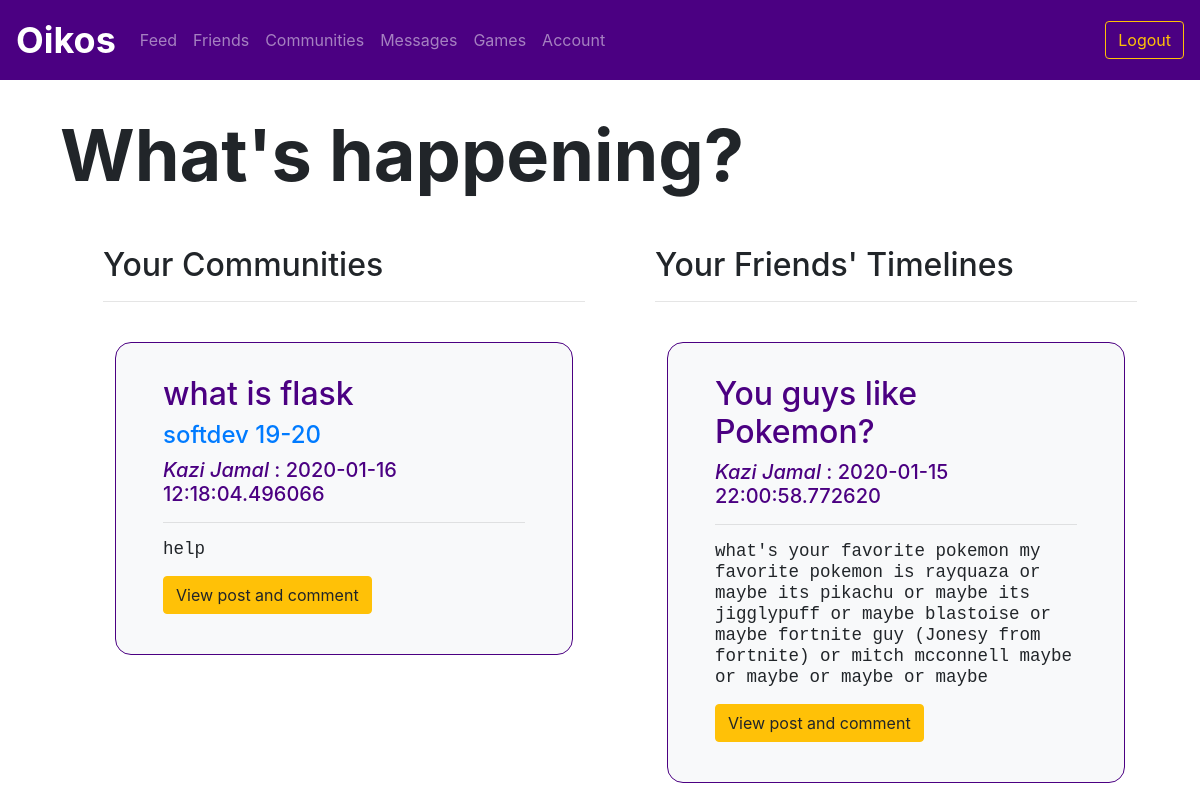
Before: /feed (signed in) with the older database file.
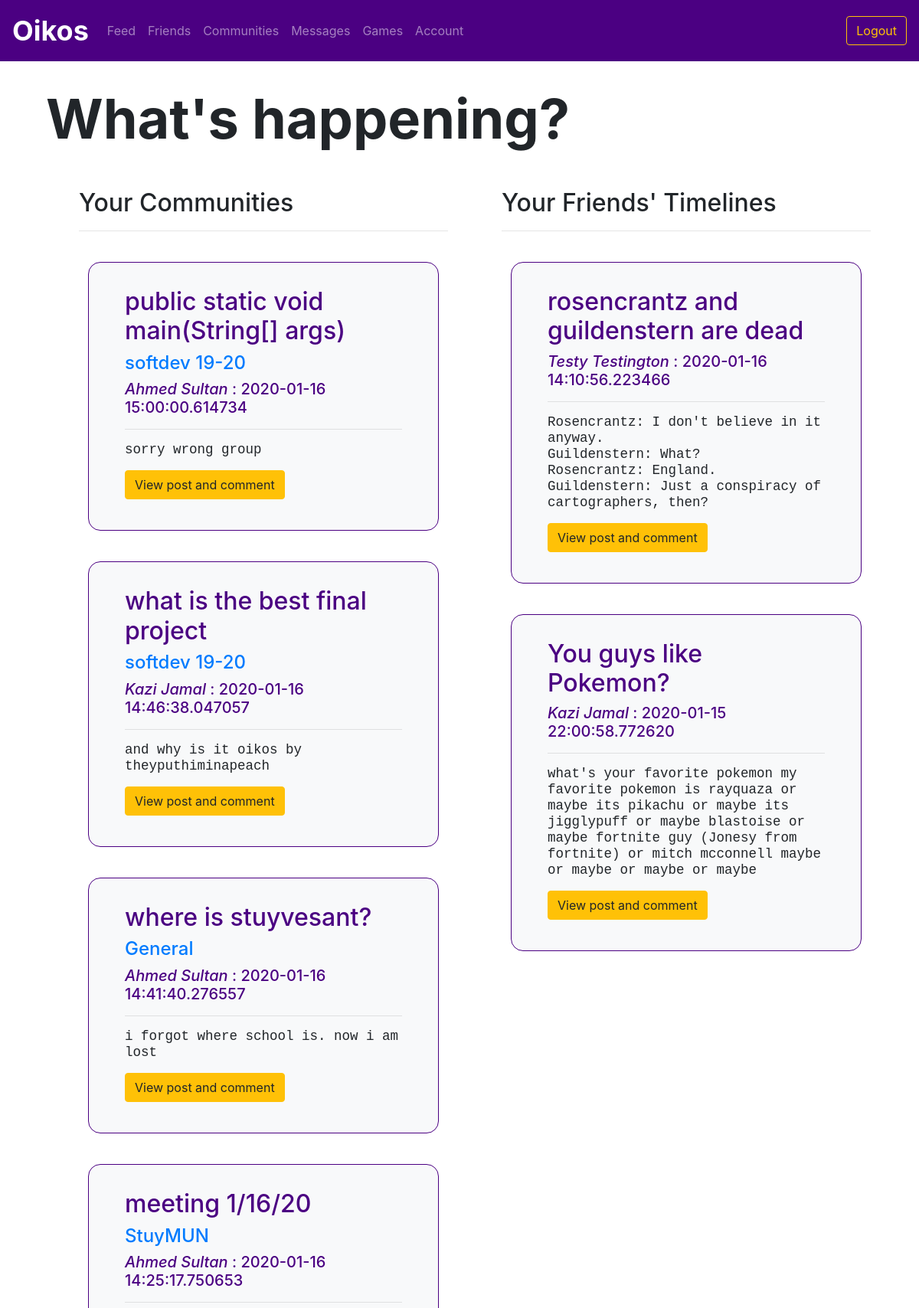
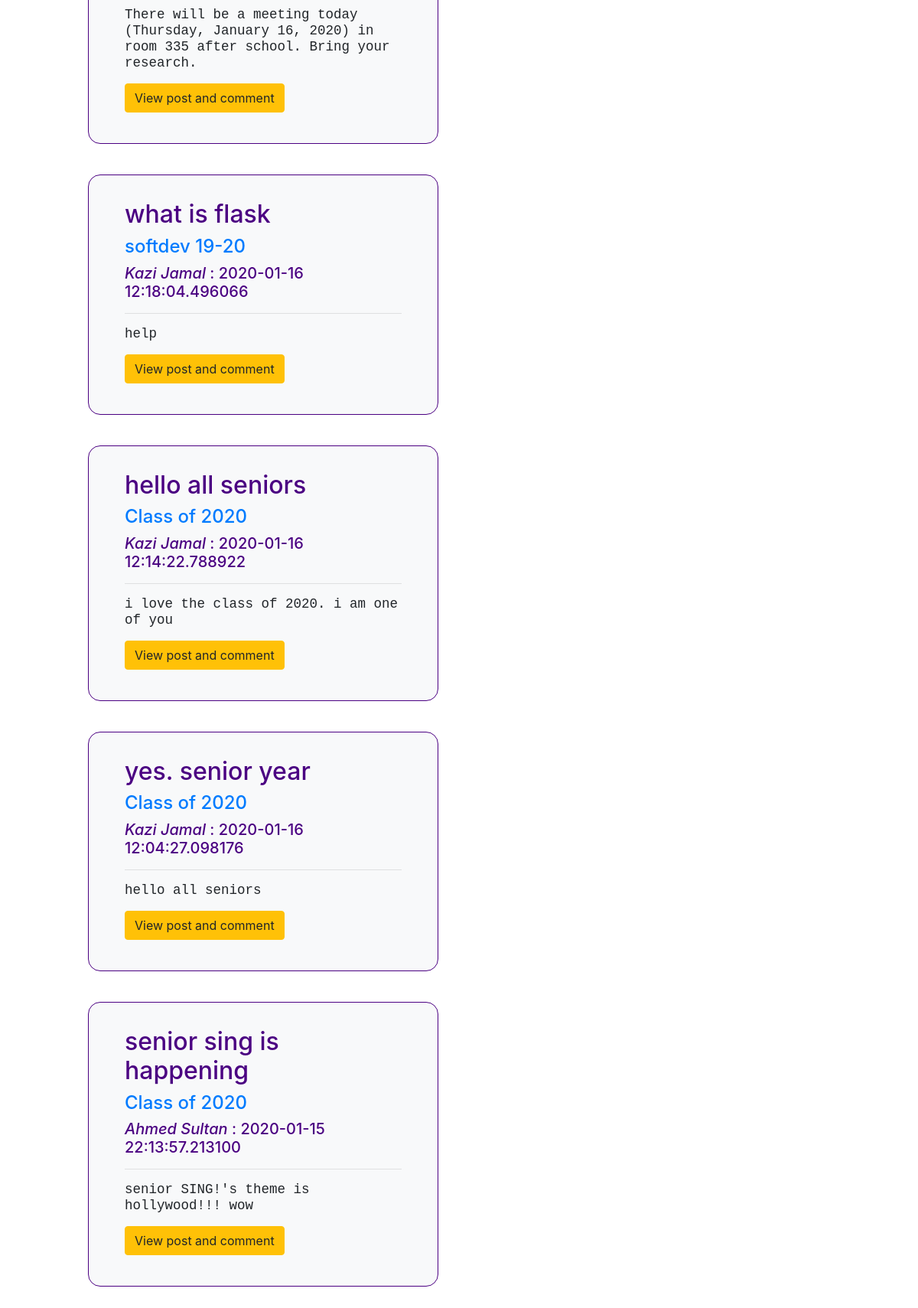
After: the same page with the newer database file (2 pictures, top to bottom).
### utl/models.py (models this page shows)
class Post(db.Model):
    postID = db.Column(db.Integer, primary_key=True)
    communityID = db.Column(db.Integer, nullable=True)
    userID = db.Column(db.Integer, nullable=False)
    title = db.Column(db.Text, nullable=False)
    content = db.Column(db.Text, nullable=False)
    timestamp = db.Column(db.DateTime, nullable=False, default=datetime.utcnow)

class Community(db.Model):
    communityID = db.Column(db.Integer, primary_key=True)
    name = db.Column(db.Text, nullable=False)
    description = db.Column(db.Text, nullable=False)

class User(db.Model):
    userID = db.Column(db.Integer, primary_key=True)
    email = db.Column(db.Text, unique=True, nullable=False)
    password = db.Column(db.Text, nullable=False)
    firstName = db.Column(db.Text, nullable=False)
    lastName = db.Column(db.Text, nullable=False)
    displayName = db.Column(db.Text, nullable=False)
    grade = db.Column(db.Text, nullable=False)

### app.py (the view)
@app.route("/feed")
@login_required
def feed():
    communitypost_data = feedfunctions.getCommunityPosts(session['userID'])
    communityposts = {}
    for post in communitypost_data:
        communityposts[post] = []
        communityposts[post].append(postsfunctions.getCreator(post.postID))
        communityposts[post].append(communitiesfunctions.getCommunity(post.communityID))
    timelinepost_data = feedfunctions.getTimelinePosts(session['userID'])
    timelineposts = {}
    for post in timelinepost_data:
        timelineposts[post] = postsfunctions.getCreator(post.postID)
    return render_template("feed.html", communityposts=communityposts, timelineposts=timelineposts)

### app.py (called while the page is built)
def login_required(f):
    @wraps(f)
    def decorated_function(*args, **kwargs):
        if "userID" not in session:
            return redirect(url_for('login'))
        return f(*args, **kwargs)
    return decorated_function

### utl/communities.py (called while the page is built)
def getCommunity(communityID):
    community = Community.query.filter_by(communityID=communityID).first()
    return community

### utl/feed.py (called while the page is built)
def getCommunityPosts(userID):
    members = Member.query.filter_by(userID=userID).all()
    communityID = []
    for member in members:
        communityID.append(member.communityID)
    posts = Post.query.filter(Post.communityID.in_(communityID)).order_by(Post.timestamp.desc())
    return posts

def getTimelinePosts(userID):
    friends = Friend.query.filter_by(userID=userID)
    friendID = []
    for friend in friends:
        friendID.append(friend.friendID)
    posts = Post.query.filter(Post.communityID==None, Post.userID.in_(friendID)).order_by(Post.timestamp.desc())
    return posts

### utl/posts.py (called while the page is built)
def getCreator(postID):
    post = Post.query.filter_by(postID=postID).first()
    userID = post.userID
    user = User.query.filter_by(userID=userID).first()
    return user

### templates/feed.html (shortened to what this page needs)
{% extends "logbase.html" %}
{% block body %}
<div class="content">
     <h1 class="display-3" style="font-weight: 700; padding-left: 5vw; padding-top: 5vh;">What's happening?</h1>
</div>
<div class="row m-5">
    <div class="col-md-6">
        <ul>
            <h2>Your Communities</h2>
            <hr>
            {% for post in communityposts %}
            <div class="row" style="margin-left: 1vw; margin-right: 1vw; margin-top: 5vh;">
                <div class="container bg-light border border-primary" style="padding: 2em; border-radius: 1em;">
                    <div class="col">
                        <h2>{{ post.title }}</h2>
                        <h4><a href="community/{{ communityposts[post][1].communityID }}">{{ communityposts[post][1].name }}</a></h4>
                        <h5> <i>{{ communityposts[post][0].displayName }}</i> : {{ post.timestamp }}<h5>
                        <hr>
                        <pre>{{ post.content }}</pre>
                        <a href="/post/{{ post.postID }}" class="btn btn-warning">View post and comment</a>
                    </div>
                </div>
            </div>
            {% endfor %}
        </ul>
    </div>
    <div class="col-md-6">
        <ul>
            <h2>Your Friends' Timelines</h2>
            <hr>
            {% for post in timelineposts %}
            <div class="row" style="margin-left: 1vw; margin-right: 1vw; margin-top: 5vh;">
                <div class="container bg-light border border-primary" style="padding: 2em; border-radius: 1em;">
                    <div class="col">
                        <h2>{{ post.title }}</h2>
                        <h5> <i>{{ timelineposts[post].displayName }}</i> : {{ post.timestamp }}<h5>
                        <hr>
                        <pre>{{ post.content }}</pre>
                        <a href="/post/{{ post.postID }}" class="btn btn-warning">View post and comment</a>
                    </div>
                </div>
            </div>
            {% endfor %}
        </ul>
    </div>
</div>
{% endblock %}

Changed rows visible on the page:
added Post: title "public static void main(String[] args)", {{ communityposts[post][1].name }} "softdev 19-20", timestamp "2020-01-16 15:00:00.614734", content "sorry wrong group", shown under "Your Communities"
now on this page (row unchanged): User: displayName "Ahmed Sultan"
added Post: title "what is the best final project", {{ communityposts[post][1].name }} "softdev 19-20", {{ communityposts[post][0].displayName }} "Kazi Jamal", timestamp "2020-01-16 14:46:38.047057", content "and why is it oikos by theyputhiminapeach", shown under "Your Communities"
added Post: title "where is stuyvesant?", timestamp "2020-01-16 14:41:40.276557", content "i forgot where school is. now i am lost…", shown under "Your Communities"
added Community: name "General"
added Post: title "meeting 1/16/20", timestamp "2020-01-16 14:25:17.750653", content "There will be a meeting today (Thursday, January 16, 2020) in room 335 after school. Bring your research.", shown under "Your Communities"
added Community: name "StuyMUN"
now on this page (row unchanged): Post: title "hello all seniors", {{ communityposts[post][0].displayName }} "Kazi Jamal", timestamp "2020-01-16 12:14:22.788922", content "i love the class of 2020. i am one of you…", shown under "Your Communities"
now on this page (row unchanged): Community: name "Class of 2020"
now on this page (row unchanged): Post: title "yes. senior year", {{ communityposts[post][0].displayName }} "Kazi Jamal", timestamp "2020-01-16 12:04:27.098176", content "hello all seniors", shown under "Your Communities"
now on this page (row unchanged): Post: title "senior sing is happening", timestamp "2020-01-15 22:13:57.213100", content "senior SING!'s theme is hollywood!!! wow", shown under "Your Communities"
added Post: title "rosencrantz and guildenstern are dead", timestamp "2020-01-16 14:10:56.223466", content "Rosencrantz: I don't believe in it anyway. Guildenstern: What? Rosencrantz: England. Guildenstern: Just a conspiracy of cartographers, then?…", shown under "Your Friends' Timelines"
added User: displayName "Testy Testington"
